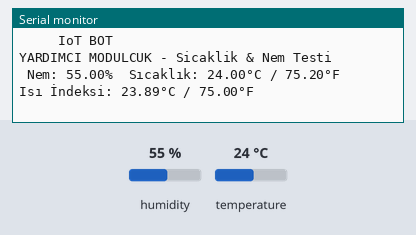
Bench run of a sketch on a simulated Arduino Uno, built with avr-gcc and run on an emulated ATmega328P. On the bench: the last lines printed to the serial monitor. The test bench sets the inputs (shaded band); at power-on: humidity 55 %, temperature 24 °C.

Above: at 3.2 s.
3.3 s: humidity set to 22 %
At 4.4 s:
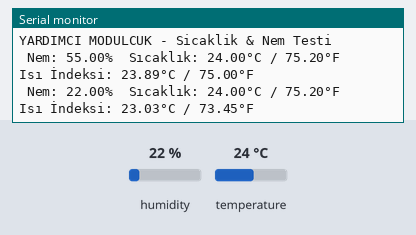
6.0 s: temperature set to 12 °C
At 6.9 s:
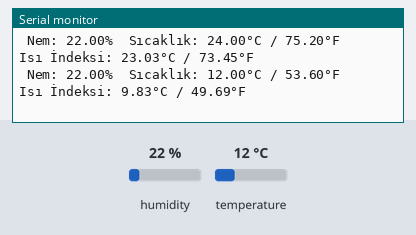
8.7 s: humidity set to 40 %
At 10.6 s:
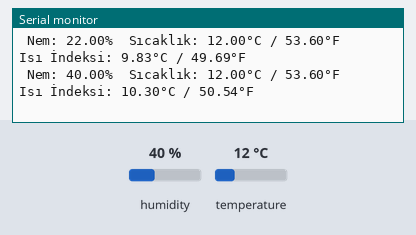
Timing chart, 0 to 12.1 s (numbered marks = the images above; inputs shaded):
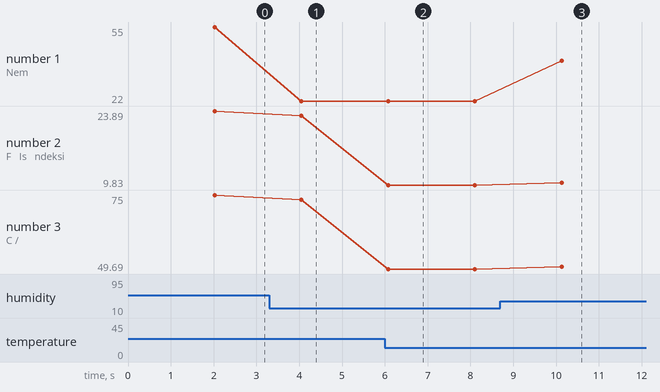

The sketch:

Yardimci_Modulcuk_Sicaklik_Nem.ino
```cpp
/*
                                  ///////////////////////////////////////////////////////
                                  /////////   IoT BOT Test Yazılımları Serisi   /////////
                                  ///////////////////////////////////////////////////////
                                                  YARDIMCI MODÜLCÜK
*/

//---------------------------------------          HADİ KODLAYALIM...       ----------------------------------------------------------------

/*
  NOT:
        1 - Karta yükleme yapmadan önce kart  yöneticisinden işlemciyi "ESP8266 Generic Module" seçiyoruz.
        2 - Kartın üzerindeki "BOOT" tuşuna basılı tutarken "RESET" tuşuna bir kere basıp butonları bırakıyoruz ve cihazımı yükleme moduna alıyoruz.
        3 - BOOT modunda bekleyen kartımızın uygun yükleme portunu seçtikten sonra yükle butonuna basıyoruz.
        4 - Yükleme işlemi bittikten sonra reset tuşuna basarak işlemcimizi yükleme modundan çıkartarak kodumuzun çalışmasını sağlıyoruz.
*/

//---------------------------------------   // İLK TANIMLAMALAR VE KÜTÜPHANE EKLEME   ------------------------------------------------------

#define UYGULAMA "YARDIMCI MODULCUK - Sicaklik & Nem Testi"


#include "DHT.h"                                                // DHT kütüphanemizi tanımladık.
DHT dht(4, DHT11);                                              // Uygun olan 4 - 5 - 12 - 13 - 14 Numaralı Pinlerden Herhangi Birine Bağlanabilir.

float NEM;                                                      //
float SICAKLIK_C;                                               // Modülcükten aldığımız bütün verilere FLOAT veri tipini atadık.
float SICAKLIK_F;                                               // Bu veri tipi, diğer veri tiplerine göre daha fazla yer kaplasa da,
float ISI_INDEKS_C;                                             // üzerinde en fazla bilgiyi tutabilen veri tipidir.
float ISI_INDEKS_F;                                             //

//---------------------------------------   // SADECE İLK AÇILIŞTA BİR KERE ÇALIŞACAK KISIM   ---------------------------------------------

void setup()
{
  Serial.begin(115200);                                         // Seri haberleşmeyi "115200" bandında başlattık.

  Serial.println("     IoT BOT    ");                           // Seri ekrana bilgilendirme mesajı gönderdik.
  Serial.println(UYGULAMA);

  dht.begin();                                                  // Sensörümüzü çalıştırma komutu veriyoruz.
  delay(2000);                                                  // İlk açılışta sensörün ölçüm yapabilmesi için 2 saniye bekletme komutu verdik.
}

//---------------------------------------   // SÜREKLİ ÇALIŞACAK DÖNGÜ İÇİNDEKİ KISIM   ---------------------------------------------------

void loop()
{
  NEM        = dht.readHumidity();                              // Nem değerini ölçmek için komut yolladık.
  SICAKLIK_C = dht.readTemperature();                           // Sıcaklık değerini Santigrat  cinsinden ölçmek için komut yolladık.
  SICAKLIK_F = dht.readTemperature(true);                       // Sıcaklık değerini Fahrenheit cinsinden ölçmek için komut yolladık.

  if (isnan(NEM) || isnan(SICAKLIK_C) || isnan(SICAKLIK_F))     // Ölçülen değerleri kontrol ediyoruz. Eğer sensörde
  {                                                             // hata var ise bize bunu seri ekranda bildirme komutu veriyoruz.
    Serial.println("Sensör Okuma Hatası!");                     // Seri ekrana bilgilendirme mesajı gönderdik.
    return;                                                     // Bir defa uyarı gönderdikten sonra tekrar baştan başlama komutu verdik.
  }

  ISI_INDEKS_F = dht.computeHeatIndex(SICAKLIK_F, NEM);         // Ortamdaki nem ve sıcaklığa göre, Fahrenheit cinsinden ısı indeksini hesaplıyoruz.
  ISI_INDEKS_C = dht.computeHeatIndex(SICAKLIK_C, NEM, false);  // Ortamdaki nem ve sıcaklığa göre, Santigrat  cinsinden ısı indeksini hesaplıyoruz.

  Serial.print(" Nem: ");                                       //
  Serial.print(NEM);                                            //
  Serial.print("%  Sıcaklık: ");                                //
  Serial.print(SICAKLIK_C);                                     //
  Serial.print("°C / ");                                        // Sensörden aldığımız bütün verileri
  Serial.print(SICAKLIK_F);                                     //
  Serial.print("°F ");                                          // seri ekrana bilgilendirme mesajı olarak gönderdik.
  Serial.print("  Isı İndeksi: ");                              //
  Serial.print(ISI_INDEKS_C);                                   //
  Serial.print("°C / ");                                        //
  Serial.print(ISI_INDEKS_F);                                   //
  Serial.println("°F ");                                        //

  delay(2000);                                                  // Daha kesin bir ölçüm yapabilmek için, her okumadan sonra saniyenin onda biri kadar bekleme süresi ekledik.
}
```

Measured:
- after the input at 3.3 s, the serial monitor: prints a new line after 0.75 s (image 1)
- after the input at 6.0 s, the serial monitor: prints a new line after 0.08 s (image 2)
- after the input at 8.7 s, the serial monitor: prints a new line after 1.4 s (image 3)
- plotted number 1: 55 → 22 after the input at 3.3 s, 22 → 40 after the input at 8.7 s
- plotted number 2: 23.89 → 23.03 after the input at 3.3 s, 23.03 → 9.83 after the input at 6.0 s, 9.83 → 10.3 after the input at 8.7 s
- plotted number 3: 75 → 73.45 after the input at 3.3 s, 73.45 → 49.69 after the input at 6.0 s, 49.69 → 50.54 after the input at 8.7 s
